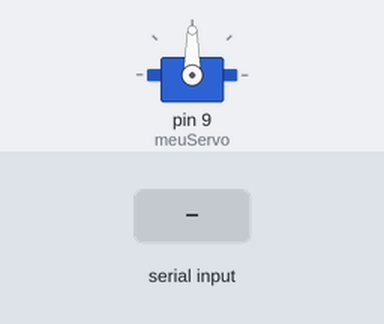
The sketch below on a simulated Arduino Uno, built with avr-gcc and run on an emulated ATmega328P. On the bench: servo. The test bench sets the inputs (shaded band).

Above: at 1.2 s.
1.3 s: "30,150\n" received over Serial
At 2.2 s:
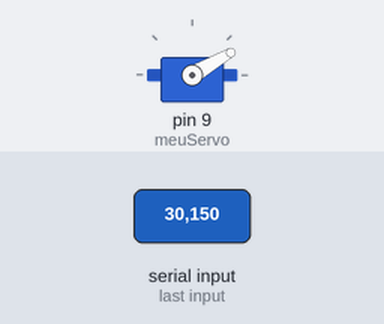
2.8 s: "5\n" received over Serial
At 3.3 s:
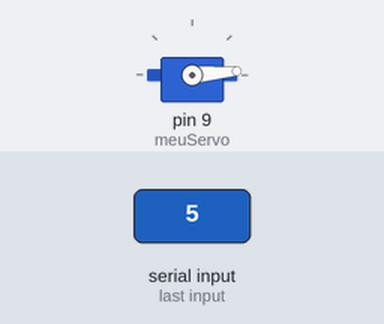
4.3 s: "200\n" received over Serial
At 5.5 s:
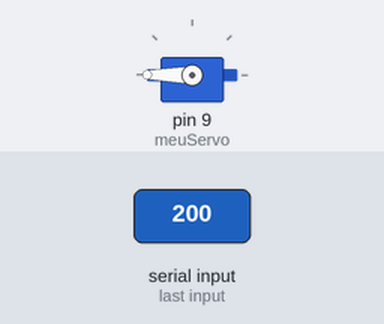
5.8 s: "90,45\n" received over Serial
At 6.8 s:
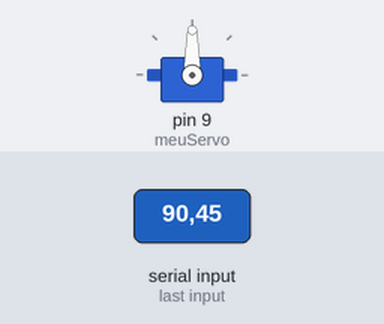
Timing chart, 0 to 8.3 s (numbered marks = the images above; inputs shaded):
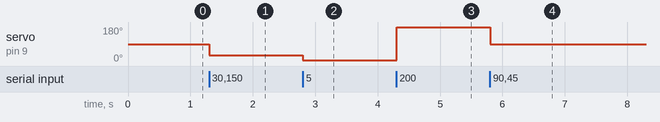

Measured:
- after the input at 1.3 s, servo on pin 9 (meuServo): 90° → 30° at once
- after the input at 2.8 s, servo on pin 9 (meuServo): 30° → 5° at once
- after the input at 4.3 s, servo on pin 9 (meuServo): 5° → 180° at once
- after the input at 5.8 s, servo on pin 9 (meuServo): 180° → 90° at once

The sketch:

_04_AlinhamentoServo.ino
```cpp
//Faz a referência obrigatória à biblioteca Servo.h
#include <Servo.h>

//Define um objeto para referenciar o servomotor
Servo meuServo;

void setup() {
    meuServo.attach(9); //define o servomotor no pino 10
    Serial.begin(9600); //inicia a comunicação serial
}

void loop() {
    if (Serial.available() > 0){ //se existem dados disponíveis
        int angulo = Serial.parseInt(); //transforma em número
        meuServo.write(angulo); //posiciona o eixo no angulo
        delay(500); //aguarda o servomotor completar o movimento
        Serial.find("\n"); //termina de ler o buffer
    }
}
```
